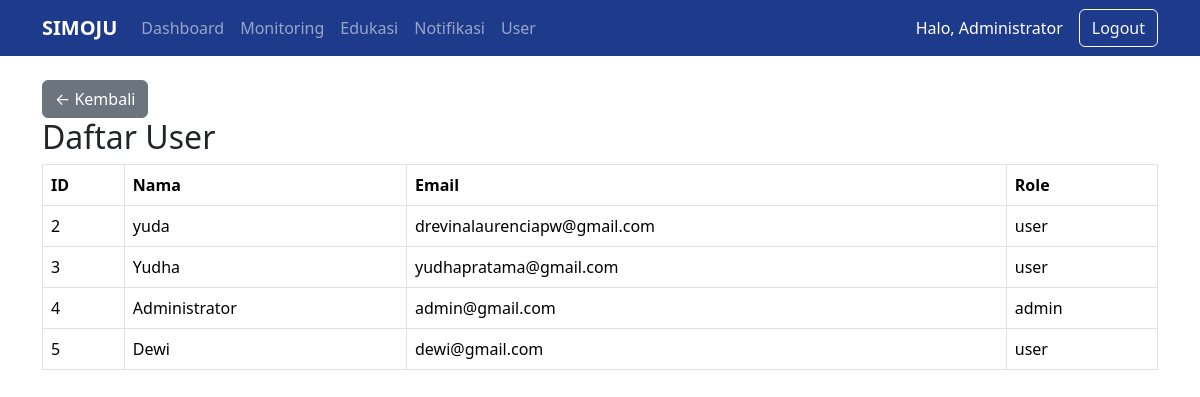
/public/index.php?url=UserController/index (signed in), run on an earlier commit of the app's database.
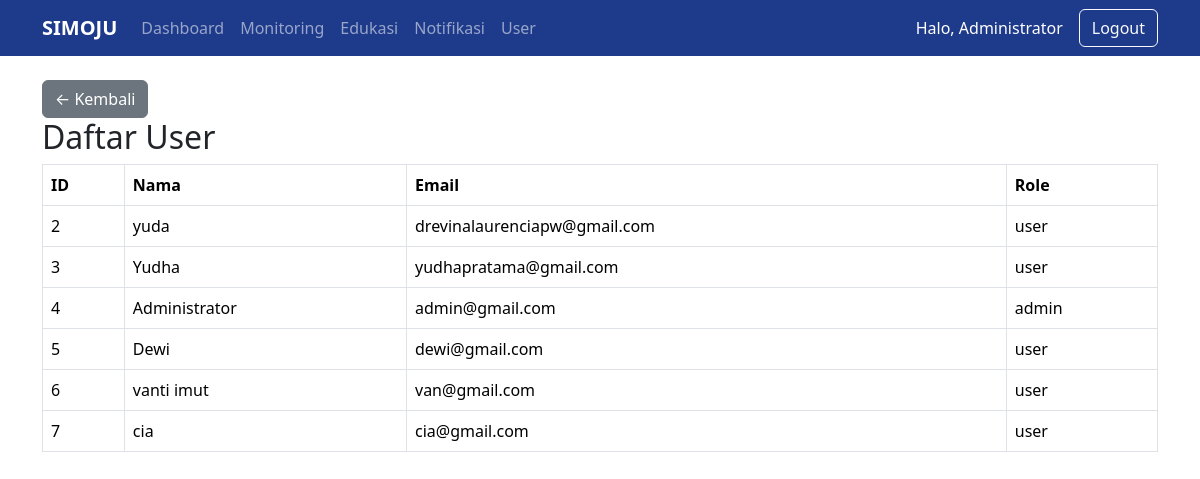
And on a later commit of the database.
### tables this page shows
CREATE TABLE `users` (
  `id` int(11) NOT NULL AUTO_INCREMENT,
  `nama` varchar(100) NOT NULL,
  `email` varchar(100) NOT NULL,
  `password` varchar(255) NOT NULL,
  `role` enum('admin','user') DEFAULT 'user',
  `created_at` timestamp NOT NULL DEFAULT current_timestamp(),
  PRIMARY KEY (`id`),
  UNIQUE KEY `email` (`email`)
);

### app/core/Controller.php (called while the page is built, shortened)
<?php
class Controller {
    public function model($model)
    {
        return new $model();
    }
    public function view($view, $data = [])
    {
         require_once '../app/views/templates/header.php';
        require_once '../app/views/' . $view . '.php';
        require_once '../app/views/templates/footer.php';
    }
}

### app/controllers/UserController.php (called while the page is built, shortened)
<?php
class UserController extends Controller {
    public function index()
    {
        $user = $this->model('User');
        $data['users'] =
        $user->getAllUser();
        $this->view(
            'user/index',
            $data
        );
    }
}

### app/core/App.php (called while the page is built, shortened)
<?php
class App {
    protected $method = 'index';
    protected $params = [];
    public function __construct()
    {
        $url = $this->parseURL();
        if(isset($url[0]) && file_exists('../app/controllers/' . $url[0] . '.php')) {
            unset($url[0]);
        }
        $this->controller = new $this->controller;
        if(isset($url[1]) && method_exists($this->controller, $url[1])) {
            $this->method = $url[1];
        }
        call_user_func_array(
            [$this->controller, $this->method],
            $this->params
        );
    }
    public function parseURL()
    {
        if(isset($_GET['url']))
        {
            $url = rtrim($_GET['url'], '/');
            $url = filter_var($url, FILTER_SANITIZE_URL);
            return explode('/', $url);
        }
    }
}

### public/index.php (called while the page is built, shortened)
<?php
$app = new App;

### app/core/Database.php (called while the page is built, shortened)
<?php
class Database {
    private $conn;
    public function __construct()
    {
        $this->conn = new mysqli(
            DB_HOST,
            DB_USER,
            DB_PASS,
            DB_NAME
        );
    }
    public function getConnection()
    {
        return $this->conn;
    }
}

### app/core/Model.php (called while the page is built, shortened)
<?php
require_once 'Database.php';
class Model {
    public function __construct()
    {
        $database = new Database();
        $this->db = $database->getConnection();
    }
}

### app/models/User.php (called while the page is built, shortened)
<?php
class User extends Model {
    public function getAllUser()
    {
        $query = "SELECT * FROM users";
        return $this->db->query($query);
    }
}

### app/views/user/index.php (the view)
<div class="container mt-4">
        <a
        href="index.php?url=HomeController/dashboard"
        class="btn btn-secondary">
            ← Kembali
        </a>
    <h2>
        Daftar User
    </h2>
    <table class="table table-bordered">
        <thead>
            <tr>
                <th>ID</th>
                <th>Nama</th>
                <th>Email</th>
                <th>Role</th>
            </tr>
        </thead>
        <tbody>
        <?php while(
        $row =
        $data['users']->fetch_assoc()
        ): ?>
            <tr>
                <td>
                    <?= $row['id']; ?>
                </td>
                <td>
                    <?= $row['nama']; ?>
                </td>
                <td>
                    <?= $row['email']; ?>
                </td>
                <td>
                    <?= $row['role']; ?>
                </td>
            </tr>
        <?php endwhile; ?>
        </tbody>
    </table>
</div>

What changed in the data, as far as the page shows it:
added users: id "6", nama "vanti imut", email "van@gmail.com", role "user"
added users: id "7", nama "cia", email "cia@gmail.com", role "user"
